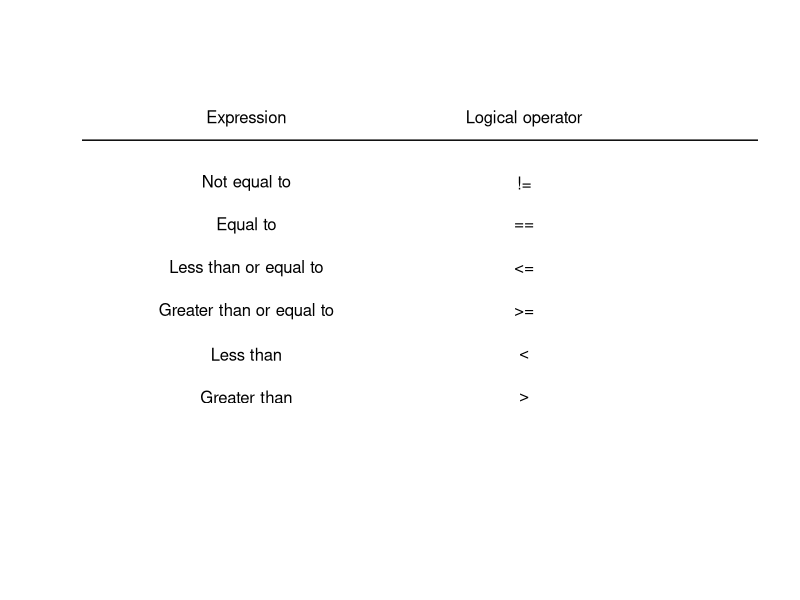

This chart was generated by the following R code:
plot_logical <- function(){
  plot.new()
  plot(1:10, 1:10, type = "n", bty= "n", axes = FALSE, ann = FALSE)
  words <- c("Greater than", "Less than", "Greater than or equal to", "Less than or equal to", "Equal to", "Not equal to")
  logicals <- c(">", "<", ">=", "<=", "==", "!=")
  
  usr = par("usr")
  
  for(i in 1:6){
    text(3, i+2, words[i])
  }
  segments(usr[1], 9, usr[2], 9)
  text(3, 9.5, "Expression")
  
  for(i in 1:6){
    text(7, i+2, logicals[i])
  }
  segments(usr[1], 9, usr[2], 9)
  text(7, 9.5, "Logical operator")
  
}

plot_logical()
rm(plot_logical)

